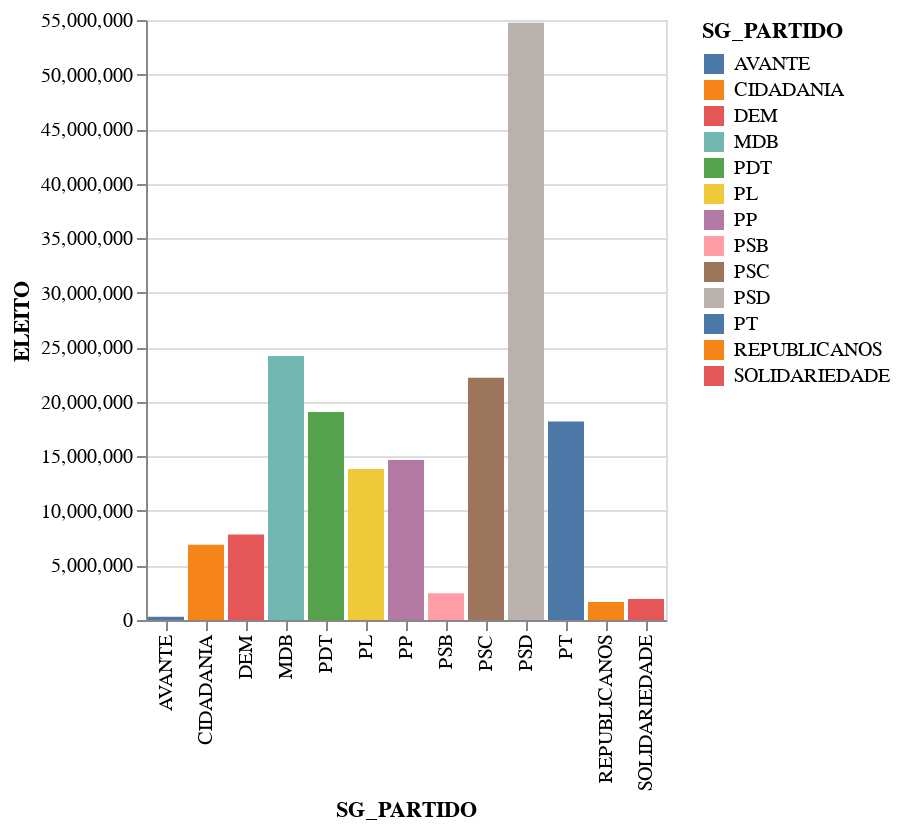

This figure's notebook cell:
### Code cell
# chart usando altair com o dataframe retornado pela query, SG_partido no eixo X e ELEITO no eixo y

alt.Chart(r2).mark_bar().encode(
    x=alt.X('SG_PARTIDO', type='nominal'),
    y=alt.Y('ELEITO', type='quantitative'),
    color=alt.Color('SG_PARTIDO', type='nominal')
).interactive()

### Figure 1 — Vega-Lite specification as saved in the notebook (floating-point values rounded to 4 significant figures)
{"config": {"view": {"continuousWidth": 400, "continuousHeight": 300}}, "data": {"name": "data-62ef62bb56eedb916b149a0d6f3db787"}, "mark": "bar", "encoding": {"color": {"field": "SG_PARTIDO", "type": "nominal"}, "x": {"field": "SG_PARTIDO", "type": "nominal"}, "y": {"field": "ELEITO", "type": "quantitative"}}, "selection": {"selector010": {"type": "interval", "bind": "scales", "encodings": ["x", "y"]}}, "$schema": "https://vega.github.io/schema/vega-lite/v4.17.0.json", "datasets": {"data-62ef62bb56eedb916b149a0d6f3db787": [{"SG_PARTIDO": "PSD", "2º TURNO": null, "ELEITO": 54740000.0, "ELEITO POR MÉDIA": 6686000.0, "ELEITO POR QP": 20020000.0, "NÃO ELEITO": 51760000.0, "SUPLENTE": 48470000.0}, {"SG_PARTIDO": "SOLIDARIEDADE", "2º TURNO": null, "ELEITO": 1921000.0, "ELEITO POR MÉDIA": 128800.0, "ELEITO POR QP": 515700.0, "NÃO ELEITO": 7425000.0, "SUPLENTE": 2983000.0}, {"SG_PARTIDO": "PSC", "2º TURNO": null, "ELEITO": 22210000.0, "ELEITO POR MÉDIA": 689300.0, "ELEITO POR QP": 2148000.0, "NÃO ELEITO": 17890000.0, "SUPLENTE": 5488000.0}, {"SG_PARTIDO": "REPUBLICANOS", "2º TURNO": null, "ELEITO": 1649000.0, "ELEITO POR MÉDIA": 163200.0, "ELEITO POR QP": 1220000.0, "NÃO ELEITO": 12000000.0, "SUPLENTE": 4919000.0}, {"SG_PARTIDO": "CIDADANIA", "2º TURNO": 10330000.0, "ELEITO": 6887000.0, "ELEITO POR MÉDIA": 283700.0, "ELEITO POR QP": 868600.0, "NÃO ELEITO": 65040000.0, "SUPLENTE": 3951000.0}, {"SG_PARTIDO": "PT", "2º TURNO": null, "ELEITO": 18190000.0, "ELEITO POR MÉDIA": 1532000.0, "ELEITO POR QP": 2821000.0, "NÃO ELEITO": 67670000.0, "SUPLENTE": 14350000.0}, {"SG_PARTIDO": "DEM", "2º TURNO": null, "ELEITO": 7845000.0, "ELEITO POR MÉDIA": 1279000.0, "ELEITO POR QP": 2862000.0, "NÃO ELEITO": 44930000.0, "SUPLENTE": 11760000.0}, {"SG_PARTIDO": "AVANTE", "2º TURNO": null, "ELEITO": 297100.0, "ELEITO POR MÉDIA": 125100.0, "ELEITO POR QP": 32070.0, "NÃO ELEITO": 3064000.0, "SUPLENTE": 708300.0}, {"SG_PARTIDO": "PP", "2º TURNO": null, "ELEITO": 14670000.0, "ELEITO POR MÉDIA": 1962000.0, "ELEITO POR QP": 4807000.0, "NÃO ELEITO": 23070000.0, "SUPLENTE": 17180000.0}, {"SG_PARTIDO": "PV", "2º TURNO": null, "ELEITO": null, "ELEITO POR MÉDIA": 37330.0, "ELEITO POR QP": 149000.0, "NÃO ELEITO": 1978000.0, "SUPLENTE": 1155000.0}, {"SG_PARTIDO": "MDB", "2º TURNO": null, "ELEITO": 24200000.0, "ELEITO POR MÉDIA": 1316000.0, "ELEITO POR QP": 3865000.0, "NÃO ELEITO": 22180000.0, "SUPLENTE": 10600000.0}, {"SG_PARTIDO": "PSB", "2º TURNO": null, "ELEITO": 2446000.0, "ELEITO POR MÉDIA": 905300.0, "ELEITO POR QP": 1331000.0, "NÃO ELEITO": 7024000.0, "SUPLENTE": 5249000.0}, {"SG_PARTIDO": "PSOL", "2º TURNO": null, "ELEITO": null, "ELEITO POR MÉDIA": 16690.0, "ELEITO POR QP": 119200.0, "NÃO ELEITO": 2502000.0, "SUPLENTE": 834200.0}, {"SG_PARTIDO": "PTB", "2º TURNO": null, "ELEITO": null, "ELEITO POR MÉDIA": 14690.0, "ELEITO POR QP": 36970.0, "NÃO ELEITO": 19720000.0, "SUPLENTE": 170300.0}, {"SG_PARTIDO": "PODE", "2º TURNO": null, "ELEITO": null, "ELEITO POR MÉDIA": 51220.0, "ELEITO POR QP": 199500.0, "NÃO ELEITO": 1863000.0, "SUPLENTE": 2009000.0}, {"SG_PARTIDO": "PL", "2º TURNO": null, "ELEITO": 13850000.0, "ELEITO POR MÉDIA": 920700.0, "ELEITO POR QP": 2918000.0, "NÃO ELEITO": 11320000.0, "SUPLENTE": 8168000.0}, {"SG_PARTIDO": "PSDB", "2º TURNO": null, "ELEITO": null, "ELEITO POR MÉDIA": 4930.0, "ELEITO POR QP": 26310.0, "NÃO ELEITO": 490000.0, "SUPLENTE": 137200.0}, {"SG_PARTIDO": "PROS", "2º TURNO": null, "ELEITO": null, "ELEITO POR MÉDIA": 5845.0, "ELEITO POR QP": 46730.0, "NÃO ELEITO": 228200.0, "SUPLENTE": 451600.0}, {"SG_PARTIDO": "PATRIOTA", "2º TURNO": null, "ELEITO": null, "ELEITO POR MÉDIA": 546900.0, "ELEITO POR QP": null, "NÃO ELEITO": 949300.0, "SUPLENTE": 745900.0}, {"SG_PARTIDO": "PDT", "2º TURNO": 14300000.0, "ELEITO": 19070000.0, "ELEITO POR MÉDIA": 262000.0, "ELEITO POR QP": 721700.0, "NÃO ELEITO": 29680000.0, "SUPLENTE": 3478000.0}, {"SG_PARTIDO": "PSL", "2º TURNO": null, "ELEITO": null, "ELEITO POR MÉDIA": 86710.0, "ELEITO POR QP": 27620.0, "NÃO ELEITO": 4353000.0, "SUPLENTE": 669000.0}, {"SG_PARTIDO": "PMN", "2º TURNO": null, "ELEITO": null, "ELEITO POR MÉDIA": 54170.0, "ELEITO POR QP": 58110.0, "NÃO ELEITO": 299300.0, "SUPLENTE": 535800.0}, {"SG_PARTIDO": "DC", "2º TURNO": null, "ELEITO": null, "ELEITO POR MÉDIA": null, "ELEITO POR QP": null, "NÃO ELEITO": 128400.0, "SUPLENTE": null}, {"SG_PARTIDO": "REDE", "2º TURNO": null, "ELEITO": null, "ELEITO POR MÉDIA": null, "ELEITO POR QP": 38970.0, "NÃO ELEITO": 203000.0, "SUPLENTE": 381500.0}, {"SG_PARTIDO": "PSTU", "2º TURNO": null, "ELEITO": null, "ELEITO POR MÉDIA": null, "ELEITO POR QP": null, "NÃO ELEITO": 104200.0, "SUPLENTE": null}, {"SG_PARTIDO": "PC do B", "2º TURNO": null, "ELEITO": null, "ELEITO POR MÉDIA": 167500.0, "ELEITO POR QP": 44720.0, "NÃO ELEITO": null, "SUPLENTE": 550200.0}, {"SG_PARTIDO": "PMB", "2º TURNO": null, "ELEITO": null, "ELEITO POR MÉDIA": null, "ELEITO POR QP": null, "NÃO ELEITO": 10170.0, "SUPLENTE": null}, {"SG_PARTIDO": "PRTB", "2º TURNO": null, "ELEITO": null, "ELEITO POR MÉDIA": null, "ELEITO POR QP": null, "NÃO ELEITO": 83990.0, "SUPLENTE": null}]}}
